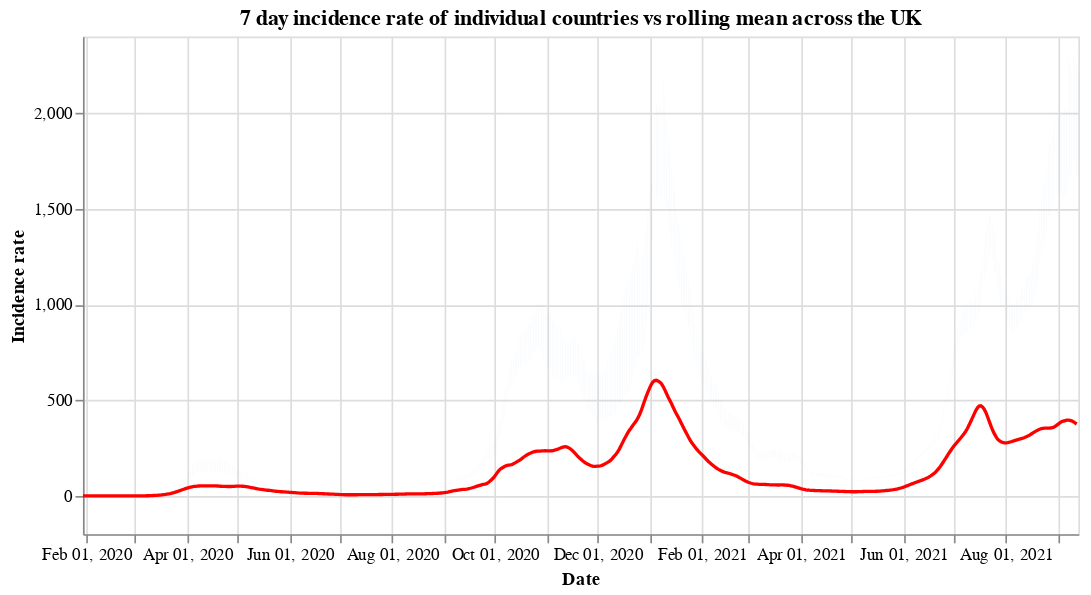

Notebook code cell kept with this figure:
### Code cell
#collapse
countries = uk_cases['areaName'].unique()
countries.sort()

selection = alt.selection_single(
    name='Select',
    fields=['areaName'],
    init={'areaName': 'Wales'},
    bind={'areaName': alt.binding_select(options=countries)}
)

# scatter plot, modify opacity based on selection
bars = alt.Chart(uk_cases).mark_bar().add_selection(
    selection
).encode(
    x=alt.X("yearmonthdate(date):T", axis=alt.Axis(title='Date')),
    y=alt.Y("weeklyCasesRate:Q", axis=alt.Axis(title='Incidence rate')),
    tooltip='weeklyCasesRate:Q',
    opacity=alt.condition(selection, alt.value(1), alt.value(0))
).properties(title=f'7 day incidence rate of individual countries vs rolling mean across the UK', width=600)

line = alt.Chart(overview_cases).mark_line(
    color='red',
    size=2,
).transform_window(
    rolling_mean='mean(weeklyCasesRate)',
    frame=[0, 7]
).encode(
    x='yearmonthdate(date):T',
    y='rolling_mean:Q'
)

alt.layer(bars, line)

### Figure 1 — Vega-Lite specification as saved in the notebook (floating-point values rounded to 4 significant figures; data arrays with more than 128 entries replaced by an {"elided": "..."} marker saying what was removed)
{"config": {"view": {"continuousWidth": 400, "continuousHeight": 300}}, "layer": [{"data": {"name": "data-61b5e5660b073fd58f1cd594d511a6e9"}, "mark": "bar", "encoding": {"opacity": {"condition": {"value": 1, "selection": "Select"}, "value": 0}, "tooltip": {"type": "quantitative", "field": "weeklyCasesRate"}, "x": {"type": "temporal", "axis": {"title": "Date"}, "field": "date", "timeUnit": "yearmonthdate"}, "y": {"type": "quantitative", "axis": {"title": "Incidence rate"}, "field": "weeklyCasesRate"}}, "selection": {"Select": {"type": "single", "fields": ["areaName"], "init": {"areaName": "Wales"}, "bind": {"areaName": {"input": "select", "options": ["England", "Northern Ireland", "Scotland", "Wales"]}}}}, "title": "7 day incidence rate of individual countries vs rolling mean across the UK", "width": 600}, {"data": {"name": "data-403a2d677a4a9e1f88085dfc97870eb3"}, "mark": {"type": "line", "color": "red", "size": 2}, "encoding": {"x": {"type": "temporal", "field": "date", "timeUnit": "yearmonthdate"}, "y": {"type": "quantitative", "field": "rolling_mean"}}, "transform": [{"window": [{"op": "mean", "field": "weeklyCasesRate", "as": "rolling_mean"}], "frame": [0, 7]}]}], "$schema": "https://vega.github.io/schema/vega-lite/v4.8.1.json", "datasets": {"data-61b5e5660b073fd58f1cd594d511a6e9": {"elided": "2276 records"}, "data-403a2d677a4a9e1f88085dfc97870eb3": {"elided": "592 records"}}}
